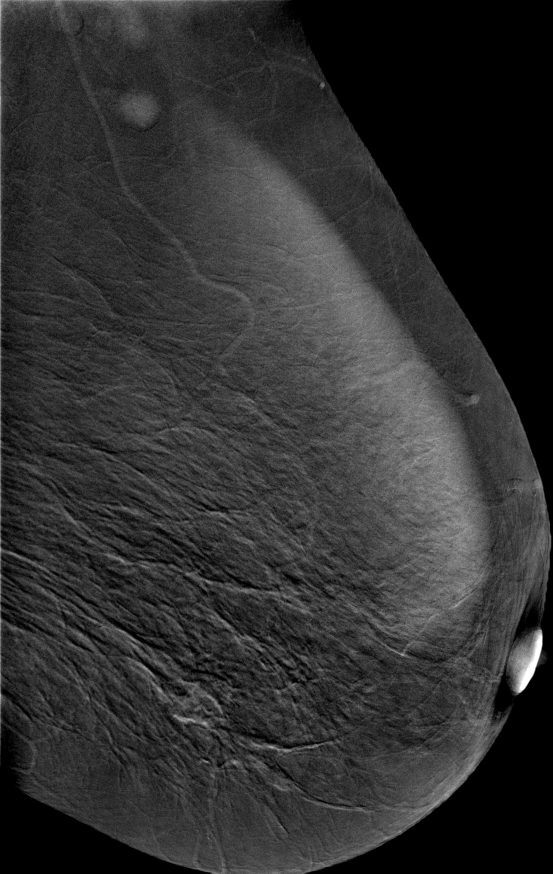
#> input picture examples/patient_3/L_DES.jpg, 1657 x 2620 px (shown at 1/3 size)
$ python compare_preprocessing.py examples/patient_3/L_DES.jpg examples/patient_3/L_LE.jpg examples/patient_3/L_LE.jpg
#> lines starting #> are read from the running program, lines starting #| are printed output that depends on the picture
"""
Pixel-diffs our reimplementation of the preprocessing pipeline (in
classifier.py: pad_to_square + resize to 1024) against a REAL preprocessed
sample copied down from the training Drive folder, for the same source
image. This settles definitively whether the preprocessing reimplementation
matches what the model was actually trained/evaluated on, rather than
relying on a visual "looks about right" check.

Usage:
    python3 compare_preprocessing.py <raw_jpg_path> <real_preprocessed_png_path> <laterality: L|R>
"""

import sys
from pathlib import Path

import numpy as np
from PIL import Image, ImageDraw, ImageFont


def pad_to_square(img: Image.Image, laterality: str, size: int = 1024) -> Image.Image:
#> called with laterality = 'examples/patient_3/L_LE.jpg', size = 1024
    w, h = img.size
#> w = 1657; h = 2620
    side = max(w, h)
#> side = 2620
    canvas = Image.new("L", (side, side), 0)
#> canvas: PIL image 2620x2620 L; every value is 0
    paste_x = 0 if laterality == "L" else (side - w)
#> paste_x = 963
    canvas.paste(img, (paste_x, 0))
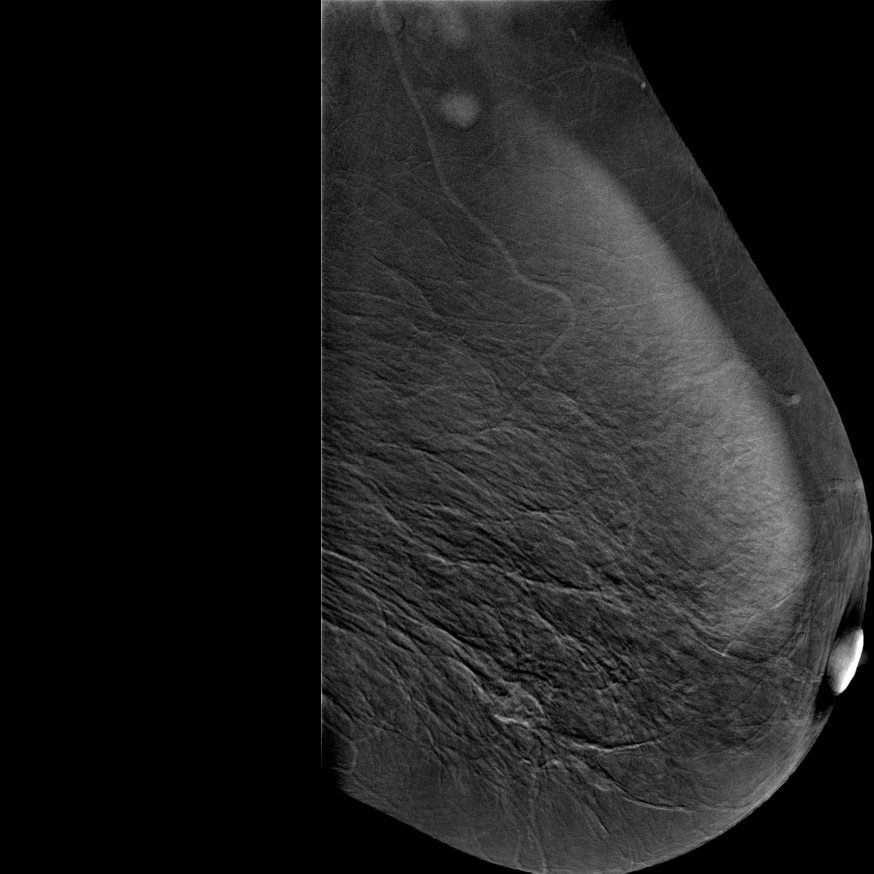
#> canvas: PIL image 2620x2620 L (shown at 1/3 size); min 0, max 255, mean 30.5
    return canvas.resize((size, size), Image.BILINEAR)


def compare(raw_jpg: Path, real_preprocessed: Path, laterality: str, out_path: Path) -> None:
    raw = Image.open(raw_jpg).convert("L")
    ours = pad_to_square(raw, laterality, size=1024)

    real = Image.open(real_preprocessed).convert("L")
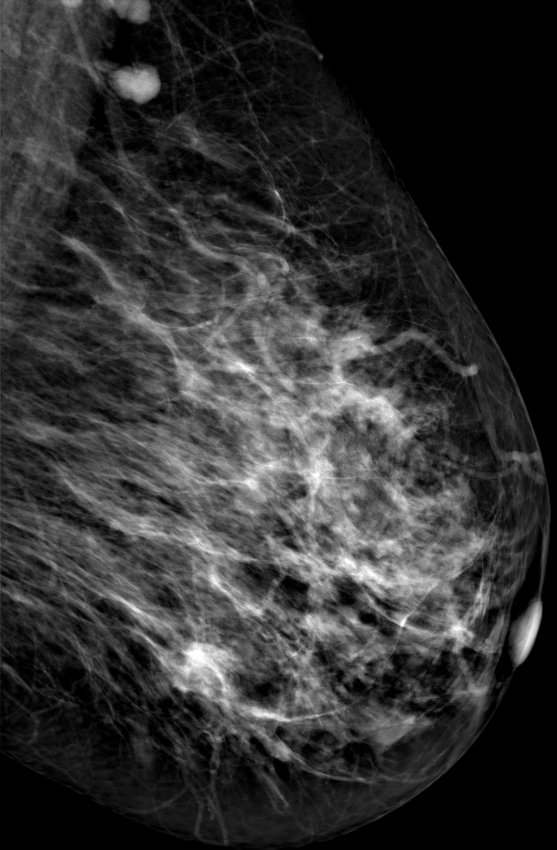
#> input picture examples/patient_3/L_LE.jpg, 1671 x 2549 px (shown at 1/3 size)
    if real.size != ours.size:
        print(f"SIZE MISMATCH: ours={ours.size}, real={real.size}")
#| SIZE MISMATCH: ours=(1024, 1024), real=(1671, 2549)
        print("Resizing 'real' to match ours for a pixel diff -- but this size difference")
        print("itself is likely meaningful and worth noting, not just resolved away.")
        real_for_diff = real.resize(ours.size, Image.BILINEAR)
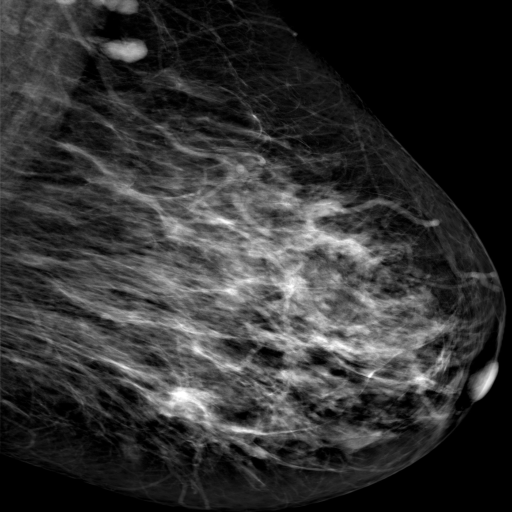
#> real_for_diff: PIL image 1024x1024 L (shown at 1/2 size); min 0, max 255, mean 49.7
    else:
        print(f"Sizes match: {ours.size}")
        real_for_diff = real

    ours_arr = np.array(ours, dtype=np.float32)
    real_arr = np.array(real_for_diff, dtype=np.float32)

    diff = np.abs(ours_arr - real_arr)
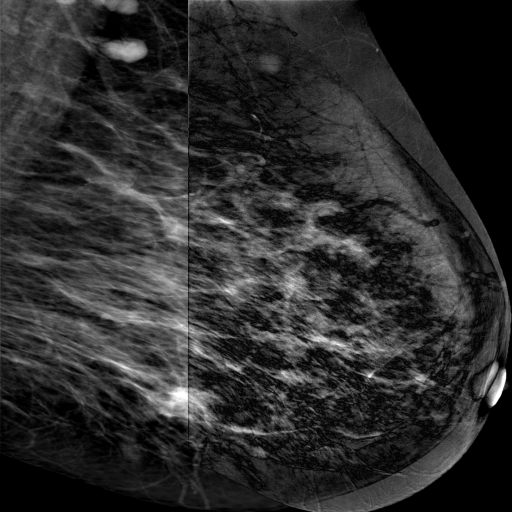
#> diff: shape (1024, 1024) float32 (shown at 1/2 size); min 0, max 255, mean 44.6
    print(f"\nPixel diff stats (0-255 scale):")
    print(f"  mean abs diff: {diff.mean():.2f}")
#|   mean abs diff: 44.57
    print(f"  max abs diff:  {diff.max():.2f}")
#|   max abs diff:  255.00
    print(f"  % pixels with diff > 10:  {100 * (diff > 10).mean():.1f}%")
#|   % pixels with diff > 10:  78.5%
    print(f"  % pixels with diff > 50:  {100 * (diff > 50).mean():.1f}%")
#|   % pixels with diff > 50:  38.1%

    if diff.mean() < 2:
        print("\n  -> VERDICT: near-identical. Preprocessing reimplementation is correct.")
    elif diff.mean() < 15:
        print("\n  -> VERDICT: minor differences (likely just interpolation rounding). Probably fine.")
    else:
        print("\n  -> VERDICT: substantial difference. Preprocessing reimplementation does NOT")
        print("     match the real pipeline -- this is very likely the bug. Do not trust")
        print("     classifier predictions until this is resolved.")

    combined = Image.new("L", (ours.size[0] * 2 + 20, ours.size[1] + 40), 255)
#> combined: PIL image 2068x1064 L; every value is 255
    combined.paste(ours, (0, 40))
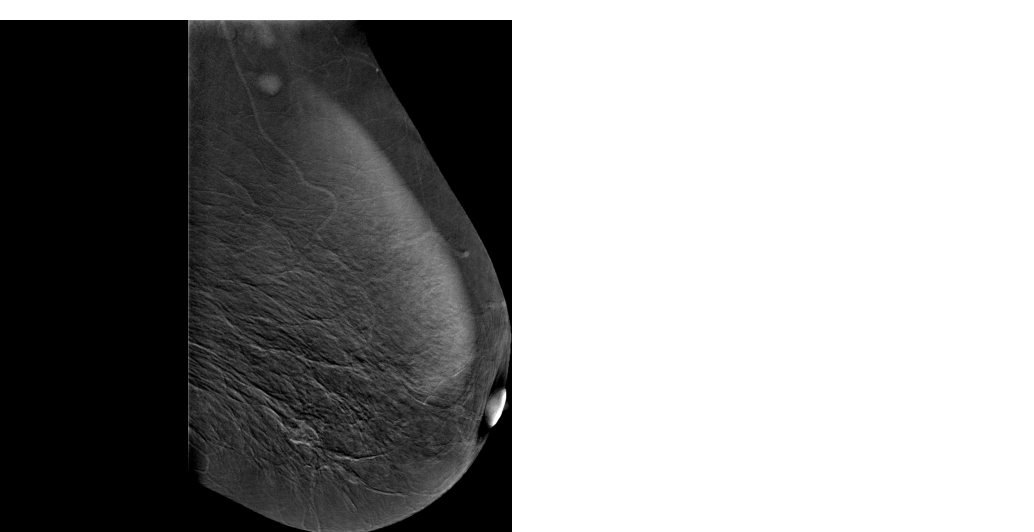
#> combined: PIL image 2068x1064 L (shown at 1/2 size); min 0, max 255, mean 148
    combined.paste(real_for_diff, (ours.size[0] + 20, 40))
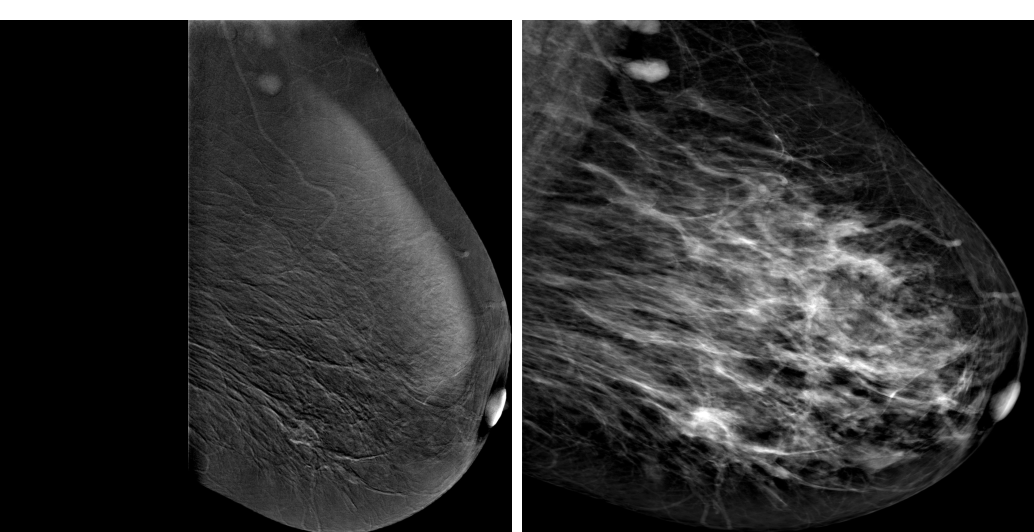
#> combined: PIL image 2068x1064 L (shown at 1/2 size); min 0, max 255, mean 50.2
    draw = ImageDraw.Draw(combined)
    draw.text((10, 10), "OURS (reimplemented)", fill=0)
    draw.text((ours.size[0] + 30, 10), "REAL (from Drive)", fill=0)
    combined.save(out_path)
    print(f"\nSaved side-by-side comparison to {out_path}")


if __name__ == "__main__":
    if len(sys.argv) != 4:
        print(__doc__)
        sys.exit(1)
    compare(Path(sys.argv[1]), Path(sys.argv[2]), sys.argv[3], Path("/tmp/preprocessing_comparison.png"))
